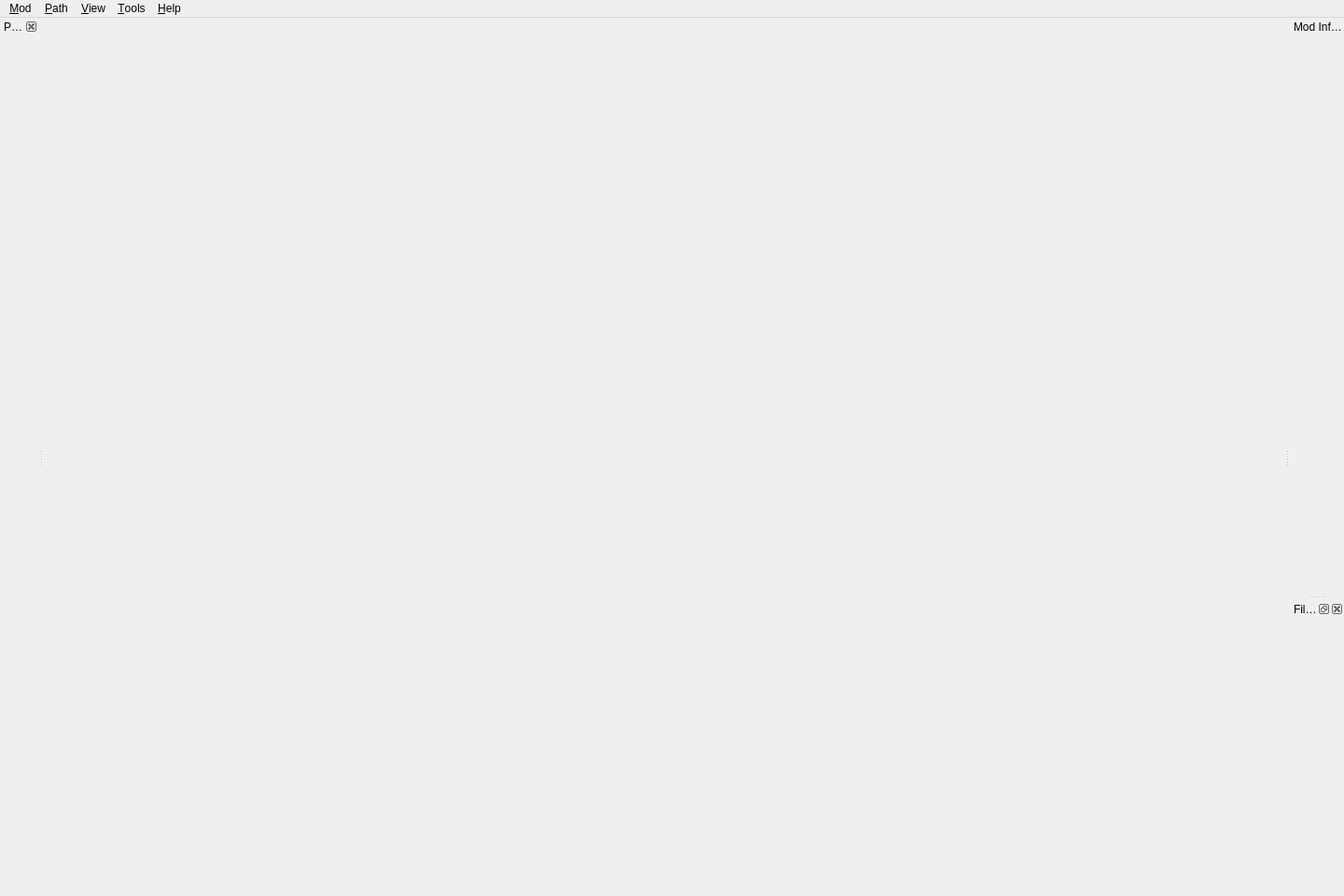
<?xml version="1.0" encoding="UTF-8"?>
<ui version="4.0">
 <class>ModManager</class>
 <widget class="QMainWindow" name="ModManager">
  <property name="geometry">
   <rect>
    <x>0</x>
    <y>0</y>
    <width>1440</width>
    <height>960</height>
   </rect>
  </property>
  <property name="windowTitle">
   <string>ModManager</string>
  </property>
  <property name="styleSheet">
   <string notr="true"/>
  </property>
  <property name="dockOptions">
   <set>QMainWindow::AllowNestedDocks|QMainWindow::AllowTabbedDocks|QMainWindow::AnimatedDocks</set>
  </property>
  <widget class="QWidget" name="centralwidget"/>
  <widget class="QDockWidget" name="pageSelectorDock">
   <property name="features">
    <set>QDockWidget::DockWidgetClosable|QDockWidget::DockWidgetMovable</set>
   </property>
   <property name="allowedAreas">
    <set>Qt::AllDockWidgetAreas</set>
   </property>
   <property name="windowTitle">
    <string>Page Selector</string>
   </property>
   <attribute name="dockWidgetArea">
    <number>1</number>
   </attribute>
   <widget class="QWidget" name="dockWidgetContents">
    <layout class="QGridLayout" name="gridLayout_3"/>
   </widget>
  </widget>
  <widget class="QDockWidget" name="modInfoDock">
   <property name="features">
    <set>QDockWidget::NoDockWidgetFeatures</set>
   </property>
   <property name="allowedAreas">
    <set>Qt::AllDockWidgetAreas</set>
   </property>
   <property name="windowTitle">
    <string>Mod Infomation</string>
   </property>
   <attribute name="dockWidgetArea">
    <number>2</number>
   </attribute>
   <widget class="QWidget" name="dockWidgetContents_2">
    <layout class="QGridLayout" name="gridLayout_4"/>
   </widget>
  </widget>
  <widget class="QDockWidget" name="fileListDock">
   <property name="allowedAreas">
    <set>Qt::AllDockWidgetAreas</set>
   </property>
   <property name="windowTitle">
    <string>File List</string>
   </property>
   <attribute name="dockWidgetArea">
    <number>2</number>
   </attribute>
   <widget class="QWidget" name="dockWidgetContents_4"/>
  </widget>
  <widget class="QMenuBar" name="menubar">
   <property name="geometry">
    <rect>
     <x>0</x>
     <y>0</y>
     <width>1440</width>
     <height>31</height>
    </rect>
   </property>
   <widget class="QMenu" name="menuTools">
    <property name="title">
     <string>&amp;Tools</string>
    </property>
    <addaction name="actionClear_Unmatched_File_Link_Caches"/>
    <addaction name="separator"/>
    <addaction name="actionPreferences"/>
   </widget>
   <widget class="QMenu" name="menu_Help">
    <property name="title">
     <string>&amp;Help</string>
    </property>
    <addaction name="separator"/>
    <addaction name="action_About_Mod_Manager"/>
    <addaction name="actionAbout_Qt"/>
   </widget>
   <widget class="QMenu" name="menu_View">
    <property name="title">
     <string>&amp;View</string>
    </property>
    <widget class="QMenu" name="menuTags">
     <property name="title">
      <string>Tags</string>
     </property>
     <property name="icon">
      <iconset theme="tag">
       <normaloff>.</normaloff>.</iconset>
     </property>
    </widget>
    <addaction name="actionLock_Panels"/>
    <addaction name="separator"/>
    <addaction name="actionShow_Mod_Authors"/>
    <addaction name="actionShow_Mod_Date_Time"/>
    <addaction name="actionShow_Mod_Category"/>
    <addaction name="actionShow_Mod_Loader_Type"/>
    <addaction name="actionShow_Mod_Release_Type"/>
    <addaction name="actionShow_Mod_Game_Version"/>
    <addaction name="menuTags"/>
    <addaction name="separator"/>
    <addaction name="actionNext_Page"/>
    <addaction name="actionPrevious_Page"/>
   </widget>
   <widget class="QMenu" name="menu_Path">
    <property name="title">
     <string>&amp;Path</string>
    </property>
    <widget class="QMenu" name="menu_New_Path">
     <property name="title">
      <string>&amp;New Local Path</string>
     </property>
     <property name="icon">
      <iconset theme="folder-new">
       <normaloff>.</normaloff>.</iconset>
     </property>
     <addaction name="actionOpen_new_path_dialog"/>
     <addaction name="separator"/>
     <addaction name="actionSelect_A_Directory"/>
     <addaction name="actionSelect_Multiple_Directories"/>
    </widget>
    <widget class="QMenu" name="menuPaths">
     <property name="title">
      <string>Local Paths</string>
     </property>
     <property name="icon">
      <iconset theme="folder">
       <normaloff>.</normaloff>.</iconset>
     </property>
    </widget>
    <addaction name="menu_New_Path"/>
    <addaction name="menuPaths"/>
    <addaction name="actionManage_Browser"/>
    <addaction name="separator"/>
   </widget>
   <widget class="QMenu" name="menu_Mod">
    <property name="title">
     <string>&amp;Mod</string>
    </property>
   </widget>
   <addaction name="menu_Mod"/>
   <addaction name="menu_Path"/>
   <addaction name="menu_View"/>
   <addaction name="menuTools"/>
   <addaction name="menu_Help"/>
  </widget>
  <action name="actionPreferences">
   <property name="icon">
    <iconset theme="preferences">
     <normaloff>.</normaloff>.</iconset>
   </property>
   <property name="text">
    <string>Preferences</string>
   </property>
   <property name="shortcut">
    <string>Ctrl+P</string>
   </property>
  </action>
  <action name="actionManage_Browser">
   <property name="icon">
    <iconset theme="configure">
     <normaloff>.</normaloff>.</iconset>
   </property>
   <property name="text">
    <string>Manage Local Paths</string>
   </property>
  </action>
  <action name="action_About_Mod_Manager">
   <property name="icon">
    <iconset theme="help-about">
     <normaloff>.</normaloff>.</iconset>
   </property>
   <property name="text">
    <string>&amp;About Mod Manager</string>
   </property>
  </action>
  <action name="actionPage_Selector">
   <property name="checkable">
    <bool>true</bool>
   </property>
   <property name="text">
    <string>Page Selector</string>
   </property>
   <property name="toolTip">
    <string>Page Selector</string>
   </property>
   <property name="shortcut">
    <string>Ctrl+L</string>
   </property>
  </action>
  <action name="actionNew_Paths">
   <property name="icon">
    <iconset theme="folder-new">
     <normaloff>.</normaloff>.</iconset>
   </property>
   <property name="text">
    <string>New Paths</string>
   </property>
  </action>
  <action name="actionOpen_new_path_dialog">
   <property name="icon">
    <iconset theme="folder-new">
     <normaloff>.</normaloff>.</iconset>
   </property>
   <property name="text">
    <string>Open New Path Dialog</string>
   </property>
   <property name="toolTip">
    <string>Open New Path Dialog</string>
   </property>
   <property name="shortcut">
    <string>Ctrl+Shift+N</string>
   </property>
  </action>
  <action name="actionSelect_A_Directory">
   <property name="icon">
    <iconset theme="folder-new">
     <normaloff>.</normaloff>.</iconset>
   </property>
   <property name="text">
    <string>Select A Directory...</string>
   </property>
   <property name="shortcut">
    <string>Ctrl+N</string>
   </property>
  </action>
  <action name="actionSelect_Multiple_Directories">
   <property name="icon">
    <iconset theme="folder-new">
     <normaloff>.</normaloff>.</iconset>
   </property>
   <property name="text">
    <string>Select Multiple Directories...</string>
   </property>
   <property name="shortcut">
    <string>Ctrl+Alt+N</string>
   </property>
  </action>
  <action name="actionReload">
   <property name="icon">
    <iconset theme="view-refresh">
     <normaloff>.</normaloff>.</iconset>
   </property>
   <property name="text">
    <string>&amp;Reload/Refresh</string>
   </property>
  </action>
  <action name="actionShow_Mod_Date_Time">
   <property name="checkable">
    <bool>true</bool>
   </property>
   <property name="text">
    <string>Show Mod Date Time</string>
   </property>
  </action>
  <action name="actionShow_Mod_Category">
   <property name="checkable">
    <bool>true</bool>
   </property>
   <property name="text">
    <string>Show Mod Category</string>
   </property>
  </action>
  <action name="actionShow_Mod_Loader_Type">
   <property name="checkable">
    <bool>true</bool>
   </property>
   <property name="text">
    <string>Show Mod Loader Type</string>
   </property>
  </action>
  <action name="actionNext_Page">
   <property name="icon">
    <iconset theme="go-next">
     <normaloff>.</normaloff>.</iconset>
   </property>
   <property name="text">
    <string>Next Page</string>
   </property>
   <property name="toolTip">
    <string>Next Page</string>
   </property>
   <property name="shortcut">
    <string>Ctrl+Tab</string>
   </property>
  </action>
  <action name="actionPrevious_Page">
   <property name="icon">
    <iconset theme="go-previous">
     <normaloff>.</normaloff>.</iconset>
   </property>
   <property name="text">
    <string>Previous Page</string>
   </property>
   <property name="shortcut">
    <string>Ctrl+Shift+Tab</string>
   </property>
  </action>
  <action name="actionShow_Mod_Authors">
   <property name="checkable">
    <bool>true</bool>
   </property>
   <property name="text">
    <string>Show Mod Authors</string>
   </property>
  </action>
  <action name="actionAbout_Qt">
   <property name="text">
    <string>About Qt</string>
   </property>
  </action>
  <action name="actionMod_Infomation">
   <property name="checkable">
    <bool>true</bool>
   </property>
   <property name="text">
    <string>Mod Infomation</string>
   </property>
  </action>
  <action name="actionFile_List">
   <property name="checkable">
    <bool>true</bool>
   </property>
   <property name="text">
    <string>File List</string>
   </property>
  </action>
  <action name="actionShow_Mod_Release_Type">
   <property name="checkable">
    <bool>true</bool>
   </property>
   <property name="text">
    <string>Show Mod Release Type</string>
   </property>
  </action>
  <action name="actionShow_Mod_Game_Version">
   <property name="checkable">
    <bool>true</bool>
   </property>
   <property name="text">
    <string>Show Mod Game Version</string>
   </property>
  </action>
  <action name="actionLock_Panels">
   <property name="icon">
    <iconset theme="lock">
     <normaloff>.</normaloff>.</iconset>
   </property>
   <property name="text">
    <string>Lock Panels</string>
   </property>
  </action>
  <action name="actionClear_Unmatched_File_Link_Caches">
   <property name="icon">
    <iconset theme="edit-clear-history">
     <normaloff>.</normaloff>.</iconset>
   </property>
   <property name="text">
    <string>Clear Unmatched File Link Caches</string>
   </property>
  </action>
 </widget>
 <resources/>
 <connections/>
</ui>
